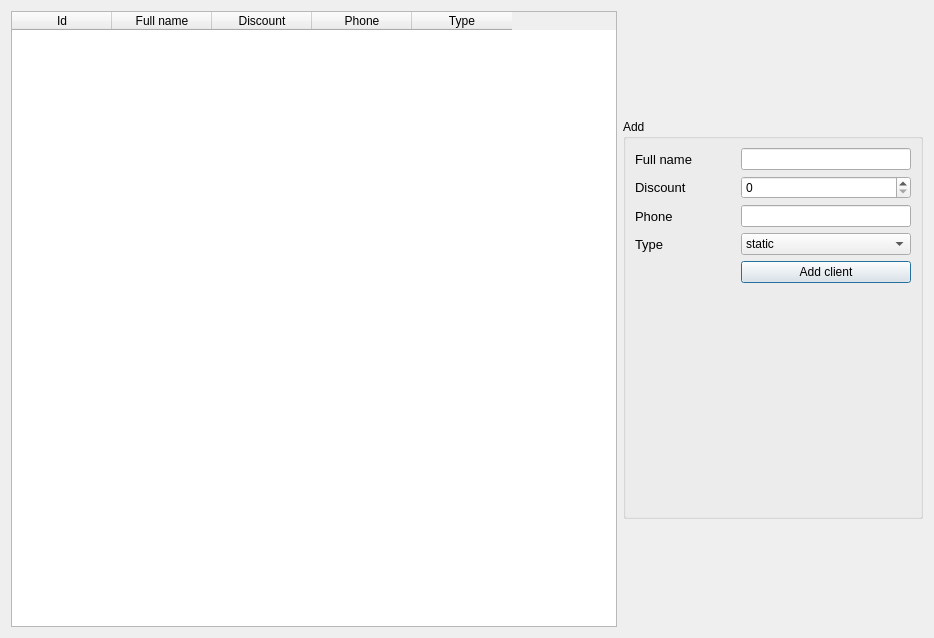
<?xml version="1.0" encoding="UTF-8"?>
<ui version="4.0">
 <class>ClientsWindow</class>
 <widget class="QDialog" name="ClientsWindow">
  <property name="geometry">
   <rect>
    <x>0</x>
    <y>0</y>
    <width>934</width>
    <height>638</height>
   </rect>
  </property>
  <property name="windowTitle">
   <string>Dialog</string>
  </property>
  <layout class="QGridLayout" name="gridLayout">
   <item row="0" column="0">
    <widget class="QTableWidget" name="tableWidget">
     <property name="horizontalScrollBarPolicy">
      <enum>Qt::ScrollBarAsNeeded</enum>
     </property>
     <property name="selectionMode">
      <enum>QAbstractItemView::SingleSelection</enum>
     </property>
     <property name="selectionBehavior">
      <enum>QAbstractItemView::SelectRows</enum>
     </property>
     <property name="textElideMode">
      <enum>Qt::ElideLeft</enum>
     </property>
     <attribute name="horizontalHeaderCascadingSectionResizes">
      <bool>false</bool>
     </attribute>
     <column>
      <property name="text">
       <string>Id</string>
      </property>
     </column>
     <column>
      <property name="text">
       <string>Full name</string>
      </property>
     </column>
     <column>
      <property name="text">
       <string>Discount</string>
      </property>
     </column>
     <column>
      <property name="text">
       <string>Phone</string>
      </property>
     </column>
     <column>
      <property name="text">
       <string>Type</string>
      </property>
     </column>
    </widget>
   </item>
   <item row="0" column="1">
    <widget class="QGroupBox" name="groupBox">
     <property name="minimumSize">
      <size>
       <width>300</width>
       <height>0</height>
      </size>
     </property>
     <property name="maximumSize">
      <size>
       <width>300</width>
       <height>400</height>
      </size>
     </property>
     <property name="title">
      <string>Add</string>
     </property>
     <layout class="QFormLayout" name="formLayout">
      <item row="0" column="0">
       <widget class="QLabel" name="label_3">
        <property name="minimumSize">
         <size>
          <width>100</width>
          <height>0</height>
         </size>
        </property>
        <property name="font">
         <font>
          <pointsize>10</pointsize>
         </font>
        </property>
        <property name="text">
         <string>Full name</string>
        </property>
       </widget>
      </item>
      <item row="0" column="1">
       <widget class="QLineEdit" name="lineEdit"/>
      </item>
      <item row="1" column="0">
       <widget class="QLabel" name="label_4">
        <property name="minimumSize">
         <size>
          <width>100</width>
          <height>0</height>
         </size>
        </property>
        <property name="font">
         <font>
          <pointsize>10</pointsize>
         </font>
        </property>
        <property name="text">
         <string>Discount</string>
        </property>
       </widget>
      </item>
      <item row="1" column="1">
       <widget class="QSpinBox" name="spinBox">
        <property name="maximum">
         <number>15</number>
        </property>
       </widget>
      </item>
      <item row="2" column="0">
       <widget class="QLabel" name="label_5">
        <property name="minimumSize">
         <size>
          <width>100</width>
          <height>0</height>
         </size>
        </property>
        <property name="font">
         <font>
          <pointsize>10</pointsize>
         </font>
        </property>
        <property name="text">
         <string>Phone</string>
        </property>
       </widget>
      </item>
      <item row="2" column="1">
       <widget class="QLineEdit" name="lineEdit_2"/>
      </item>
      <item row="3" column="0">
       <widget class="QLabel" name="label_6">
        <property name="minimumSize">
         <size>
          <width>100</width>
          <height>0</height>
         </size>
        </property>
        <property name="font">
         <font>
          <pointsize>10</pointsize>
         </font>
        </property>
        <property name="text">
         <string>Type</string>
        </property>
       </widget>
      </item>
      <item row="3" column="1">
       <widget class="QComboBox" name="comboBox">
        <item>
         <property name="text">
          <string>static</string>
         </property>
        </item>
        <item>
         <property name="text">
          <string>growing</string>
         </property>
        </item>
       </widget>
      </item>
      <item row="4" column="1">
       <widget class="QPushButton" name="pushButton">
        <property name="text">
         <string>Add client</string>
        </property>
       </widget>
      </item>
     </layout>
    </widget>
   </item>
  </layout>
 </widget>
 <resources/>
 <connections/>
</ui>
